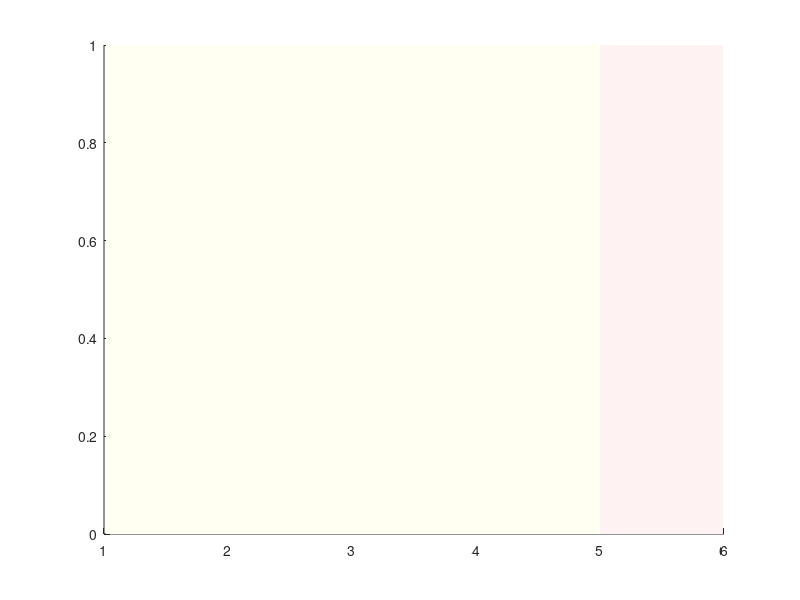

Source code (MATLAB): (Note: this script raises an error after producing the figure.)
clear all


p = 0.3;
deltas = [0.3, 0.6, 0.9];
colors = {'r', 'g', 'b'};
line_widths = [3, 2, 1];
r_range = 1:0.01:6;
k = 4;

figure
hold on;
hold on;
set(gcf, 'Position', [64, 583, 363, 183]);


x1 = [1.02, 5, 5, 1.02];
y1 = [0, 0, 1, 1];
patch(x1, y1, [1 1 0.95], 'EdgeColor', 'none');


x2 = [5, 5.99, 5.99, 5];
y2 = [0, 0, 1, 1];
patch(x2, y2, [1 0.95 0.95], 'EdgeColor', 'none');

for delta_idx = 1:length(deltas)
    delta = deltas(delta_idx);
    color = colors{delta_idx};
    line_width = line_widths(delta_idx);

    % Initialize storage variables
    solid_x_values = [];
    solid_y_values = [];
    dashed_x_values = [];
    dashed_y_values = [];
    horizontal_line_change_r_0 = 6;
    horizontal_line_change_r_1 = 6;

    for r = r_range
        % Define the functions
        phi1 = @(x) phi1_func(x, p, delta, k, r);
        phi2 = @(x) phi2_func(x, p, delta, k, r);
        phi3 = @(x) phi3_func(x, p, delta, k, r);
        phi4 = @(x) phi4_func(x, p, delta, k, r);
        eqn = @(x) x * (1 - x) * (phi1(x) - phi2(x) - phi3(x) + phi4(x) - (k - 2) * x * (phi2(x) - phi4(x)));


        x_prev = 0;
        f_prev = eqn(x_prev);
        zero_points = [];
        for x = 0.001:0.001:0.999
            f = eqn(x);
            if f_prev * f < 0 % Sign change, found zero point
                zero_points = [zero_points, x]; % Record zero point
            end
            x_prev = x;
            f_prev = f;
        end

        if length(zero_points) >= 1
            if horizontal_line_change_r_1 == 6
                horizontal_line_change_r_1 = r;
            end
            if length(zero_points) == 1
                dashed_x_values = [dashed_x_values, r];
                dashed_y_values = [dashed_y_values, zero_points];
            elseif length(zero_points) == 2
                solid_x_values = [solid_x_values, r];
                solid_y_values = [solid_y_values, zero_points(1)];
                dashed_x_values = [dashed_x_values, r];
                dashed_y_values = [dashed_y_values, zero_points(2)];
                if horizontal_line_change_r_0 == 6
                    horizontal_line_change_r_0 = r;
                end
            end
        end
    end

    plot(solid_x_values, solid_y_values, [color '-'], 'LineWidth', line_width);
    plot(dashed_x_values, dashed_y_values, [color '--'], 'LineWidth', line_width);

    plot([1, horizontal_line_change_r_0], [0, 0], [color '-'], 'LineWidth', line_width, 'HandleVisibility', 'off');
    plot([horizontal_line_change_r_0, 6], [0, 0], [color '--'], 'LineWidth', line_width, 'HandleVisibility', 'off');

    plot([1, horizontal_line_change_r_1], [1, 1], [color '--'], 'LineWidth', line_width, 'HandleVisibility', 'off');
    plot([horizontal_line_change_r_1, 6], [1, 1], [color '-'], 'LineWidth', line_width, 'HandleVisibility', 'off');
end

axis([1, 6, 0, 1]);

hold off;

xlabel('${r}$','Interpreter','latex', 'FontSize', 12);
ylabel('${x^*}$','Interpreter','latex', 'FontSize', 12);
set(gca, 'FontName', 'Arial'); 
set(gca, 'FontSize', 14); 
box on;



function val = phi1_func(x, p, delta, k, r)
    val = (r / ((k + 1) * delta)) * (((k-2)*x+1)*((1 + delta) * (lam1(x, p, delta, k) - lam2(x, p, delta, k)) - (1 - delta) * (lam3(x, p, delta, k) - lam4(x, p, delta, k))) + (lam1(x, p, delta, k) - lam2(x, p, delta, k) - lam3(x, p, delta, k) + lam4(x, p, delta, k)) + delta * (k - 1) * (lam2(x, p, delta, k) + lam4(x, p, delta, k))) - (k + 1);
end

function val = phi2_func(x, p, delta, k, r)
    val = (r / ((k + 1) * delta)) * (lam1(x, p, delta, k) - lam2(x, p, delta, k) - lam3(x, p, delta, k) + lam4(x, p, delta, k));
end

function val = phi3_func(x, p, delta, k, r)
    val = (r / ((k + 1) * delta)) * ((k - 2) * x * (lam1(x, p, delta, k) - lam2(x, p, delta, k) - lam3(x, p, delta, k) + lam4(x, p, delta, k)) - delta * (k - 1) * (lam2(x, p, delta, k) + lam4(x, p, delta, k))) + k + 1;
end

function val = phi4_func(x, p, delta, k, r)
    val = (r / ((k + 1) * delta)) * ((1 + delta) * (lam1(x, p, delta, k) - lam2(x, p, delta, k)) - (1 - delta) * (lam3(x, p, delta, k) - lam4(x, p, delta, k)));
end

function lam1 = lam1(x, p, delta, k)
    lam1 = p * (1 + delta) * (1 + (((k - 2) * x + 1) / (k - 1)) * delta)^(k - 1);
end

function lam2 = lam2(x, p, delta, k)
    lam2 = p * (1 + (((k - 2) * x) / (k - 1)) * delta)^(k - 1);
end

function lam3 = lam3(x, p, delta, k)
    lam3 = (1 - p) * (1 - delta) * (1 - (((k - 2) * x + 1) / (k - 1)) * delta)^(k - 1);
end

function lam4 = lam4(x, p, delta, k)
    lam4 = (1 - p) * (1 - (((k - 2) * x) / (k - 1)) * delta)^(k - 1);
end
